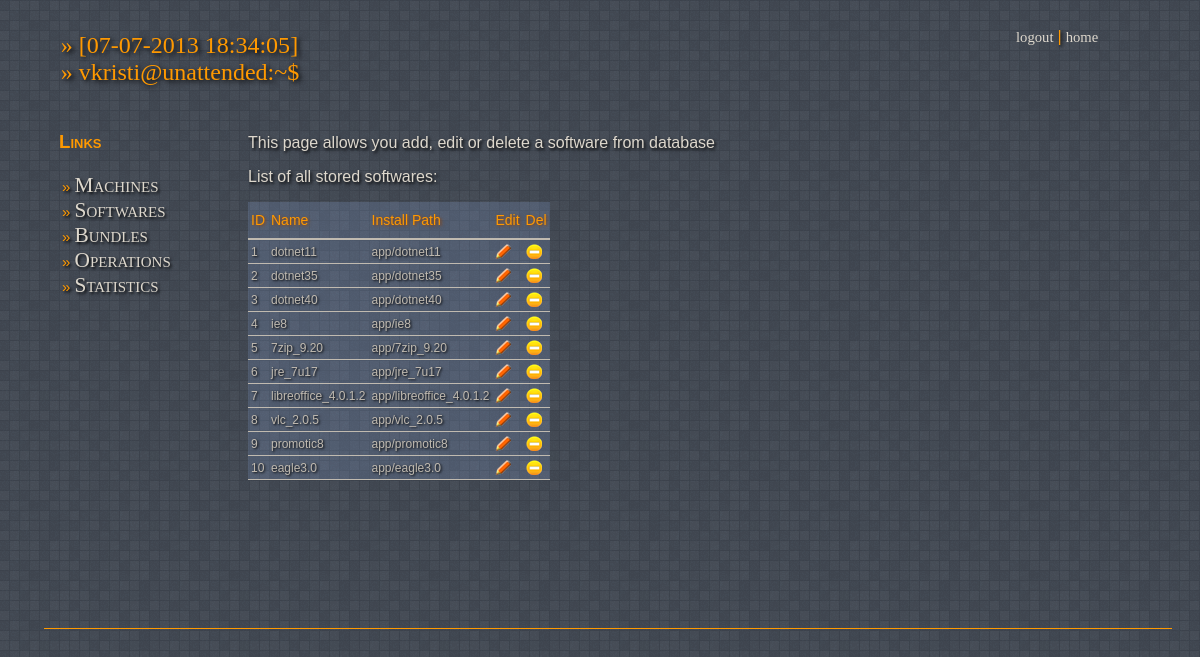
The page /man_img.php on the database its author committed.
### tables this page shows
CREATE TABLE IF NOT EXISTS `programs` (
  `idprogram` int(3) NOT NULL AUTO_INCREMENT,
  `program` varchar(100) NOT NULL,
  `installpath` varchar(255) NOT NULL,
  PRIMARY KEY (`idprogram`)
);

### man_img.php (the view, shortened to what this page needs)
<?php
require('add/connect.php');
require('add/body_top.php');
?>
  <div id="stred">
   <p>This page allows you add, edit or delete a software from database</p>
   <p>List of all stored softwares:</p>
<div id="tabule">
<table id="hor-minimalist-b"  >
  <thead>
    <tr>
      <th scope="col">ID</th>
      <th scope="col">Name</th>
      <th scope="col">Install Path</th>
      <th scope="col">Edit</th>
      <th scope="col">Del</th>
    </tr>
  </thead>
  <tbody>
  <?php
$result = $dat->query("select * from programs order by idprogram");
$num_results = $result->num_rows;
for ($i=0; $i <$num_results; $i++)
  { $row = $result->fetch_assoc();
    echo "<tr>";
    echo "<td>".$row['idprogram']."</td>";
    echo "<td>".$row['program']."</td>";
    echo "<td>".$row['installpath']."</td>";
    echo "<form ACTION=\"creai.php\" METHOD=\"post\">";
    echo "<td><input type=\"image\" src=images/ceruzka16x15.png></td>";
    echo "</form>";
    echo "<form ACTION=\"deli.php\" METHOD=\"post\">";
    echo "<td><input type=\"image\" src=images/delete.png></td>";
    echo "</form>";
    echo "</tr>";
  }
?>
        </tbody>
      </table>
    </div>
  </div>
    <?php
require('add/body_btm.php');
 ?>

### add/body_top.php (shortened to what this page needs)
<!DOCTYPE html PUBLIC "-//W3C//DTD XHTML 1.0 Transitional//EN" "http://www.w3.org/TR/xhtml1/DTD/xhtml1-transitional.dtd">
<html>
<head>
<link rel="stylesheet" href="css/css.css" type="text/css" />
</head>
<body>
<div id="hlavny">
	<span id="spanovy">» [<?php echo date('m-d-Y H:i:s', time());?>]<br>» <?php echo 'vkristi';?>@unattended:~$<div class="cursor"> </div></span>
  <div id="lavy">
  	<h1 style="margin-left:15px;">Links</h1>
  </div>

### add/body_btm.php (shortened to what this page needs)
 <div id="pravy">
  </div>
</div>
</body>
</html>

### css/css.css (style rules this page uses)
body { background-image: url("../images/grey.png"); -webkit-font-smoothing: antialiased; overflow: scroll; overflow-x: hidden; }
p, ul, ol, td, span { font-family: "Lucida Grande", "Lucida Sans Unicode", "Trebuchet MS", sans-serif; color: #c0bab0; color: rgb(221, 215, 204); text-shadow: 0.1em 0.1em 0.2em black; }
li { color: #FF9900; }
h1 { font : bold 14pt Arial, Helvetica, geneva; color: #FF9900; text-transform: capitalize; font-variant: small-caps; }
a:link { text-decoration: none; color: rgb(221, 215, 204); font: small-caption; font-family: consolas; font-size: 11pt; }
#hlavny { position: fixed; width: 100%; height: 100%; }
#lavy { position: absolute; width: 13%; left: 3%; height: 510px; top: 110px; color: #C0BAB0; border-bottom: 1px solid #FF9900; }
#lavy ul { list-style: none; padding:5px 0 5px 18px; font-size:15px; }
#lavy ul li:before { content: "\00BB \0020"; color:#FF9900; }
#lavy ul li a { text-transform: capitalize; font-variant: small-caps; font-family: consolas; font-size: 16pt; }
#stred { position: absolute; width: 67%; left: 16%; height: 510px; top: 110px; padding-left: 3em; border-bottom: 1px solid #FF9900; }
#tabule { float: left; overflow-x: hidden; height: 350px; width: 715px; z-index: 2; }
#pravy { position: absolute; width: 13%; left: 84%; height: 600px; top: 20px; border-bottom: 1px solid #FF9900; }
#spanovy { font-size: 18pt; color: #FF9900; display: block; font-family: consolas ; white-space: pre; margin: 1em 2.2em; }
div.cursor { display: inline-block; margin-left: 8px; width: 20px; height: 2px; vertical-align: bottom; -webkit-animation: blink 2s linear 0s infinite; -moz-animation: blink 2s linear 0s infinite; -ms-animation: blink 2s linear 0s infinite; -o-animation: blink 2s linear 0s infinite; }
#hor-minimalist-b { font-family: "Lucida Sans Unicode", "Lucida Grande", Sans-Serif; font-size: 12px; background: rgb(92, 99, 111); background: rgba(138, 167, 218, 0.21); border-collapse: collapse; text-align: left; }
#hor-minimalist-b th { font-size: 14px; font-weight: normal; color: #F90; text-shadow: 0.1em 0.1em 0.2em saddlebrown; padding: 10px 3px; border-bottom: 2px solid #C0BAB0; }
#hor-minimalist-b td { border-bottom: 1px solid #C0BAB0; color: #C0BAB0; padding: 6px 8px; padding: 4px 3px; }

### rows shown on the page
programs: idprogram "1", program "dotnet11", installpath "app/dotnet11"
programs: idprogram "2", program "dotnet35", installpath "app/dotnet35"
programs: idprogram "3", program "dotnet40", installpath "app/dotnet40"
programs: idprogram "4", program "ie8", installpath "app/ie8"
programs: idprogram "5", program "7zip_9.20", installpath "app/7zip_9.20"
programs: idprogram "6", program "jre_7u17", installpath "app/jre_7u17"
programs: idprogram "7", program "libreoffice_4.0.1.2", installpath "app/libreoffice_4.0.1.2"
programs: idprogram "8", program "vlc_2.0.5", installpath "app/vlc_2.0.5"
programs: idprogram "9", program "promotic8", installpath "app/promotic8"
programs: idprogram "10", program "eagle3.0", installpath "app/eagle3.0"
